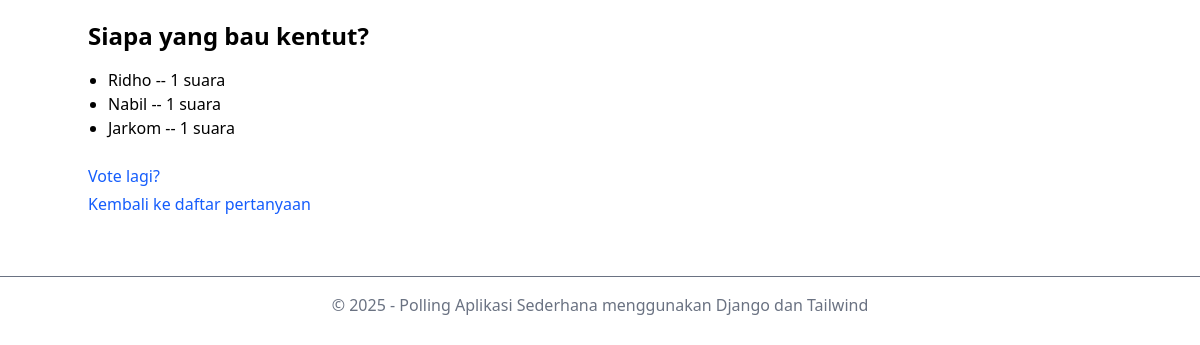
Page /2/results/ on the earlier database version.
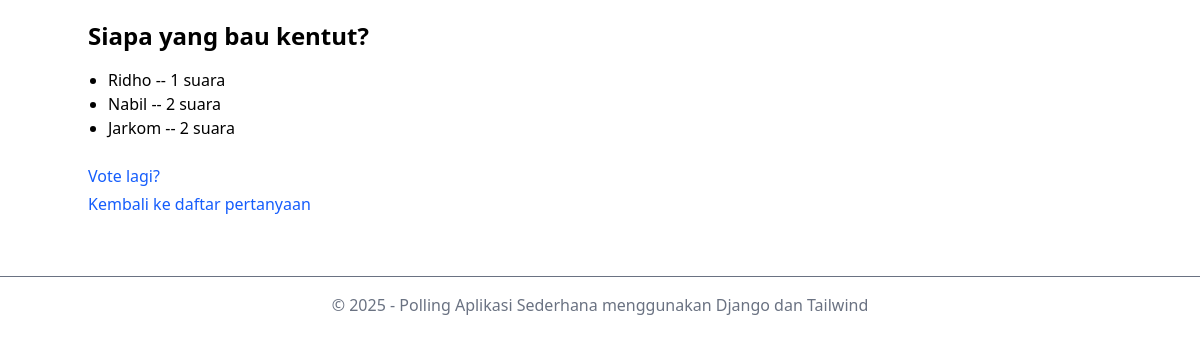
Same page on the later database version.
### siteapp/polls/models.py (models this page shows, shortened)
class Question(models.Model):
    question_text = models.CharField(max_length=200)
    pub_date = models.DateTimeField("date published")

class Choice(models.Model):
    question = models.ForeignKey(Question, on_delete=models.CASCADE)
    choice_text = models.CharField(max_length=200)
    votes = models.IntegerField(default=0)

class Settings(models.Model):
    nama = models.CharField(max_length=100)
    nilai = models.CharField(max_length=200)

### siteapp/polls/views.py (the view)
# urls.py: path('<int:question_id>/results/', views.results, name='results'),
def results(request, question_id):
    question = get_object_or_404(Question, pk=question_id)
    return render(request, 'polls/results.html', {'question': question})

### siteapp/polls/context_processors.py (called while the page is built)
def project_settings(request):
    all_settings = Settings.objects.all()
    settings_dict = {setting.nama: setting.nilai for setting in all_settings}
    return settings_dict

### siteapp/polls/templates/polls/results.html (shortened to what this page needs)
<!DOCTYPE html>
<html lang="en">
  <head>
    <script src="https://cdn.jsdelivr.net/npm/@tailwindcss/browser@4"></script>
  </head>
  <body>
    <div class="container mx-auto py-5">
      <h1 class="text-2xl font-bold mb-4">{{ question.question_text }}</h1>
      <ul class="list-disc pl-5">
        {% for choice in question.choice_set.all %}
        <li>{{ choice.choice_text }} -- {{ choice.votes }} suara</li>
        {% endfor %}
      </ul>
      <a
        href="{% url 'polls:detail' question.id %}"
        class="mt-6 inline-block text-blue-600 hover:underline"
        >Vote lagi?</a
      >
      <br />
      <a
        href="{% url 'polls:index' %}"
        class="mt-1 inline-block text-blue-600 hover:underline"
        >Kembali ke daftar pertanyaan</a
      >
    </div>
    <footer class="text-center text-gray-500 mt-10 border-t pt-4">
      <p>&copy; {{ tahun }} - {{ namaaplikasi }}</p>
    </footer>
  </body>
</html>

Differences in the rows shown:
changed Choice "Nabil": votes "1" → "2"
changed Choice "Jarkom": votes "1" → "2"
